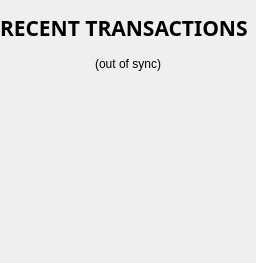
        <widget class="QFrame" name="frame_2">
         <property name="frameShape">
          <enum>QFrame::NoFrame</enum>
         </property>
         <property name="frameShadow">
          <enum>QFrame::Plain</enum>
         </property>
         <layout class="QVBoxLayout" name="verticalLayout">
          <property name="spacing">
           <number>0</number>
          </property>
          <property name="leftMargin">
           <number>0</number>
          </property>
          <property name="topMargin">
           <number>0</number>
          </property>
          <property name="rightMargin">
           <number>0</number>
          </property>
          <property name="bottomMargin">
           <number>0</number>
          </property>
          <item>
           <layout class="QVBoxLayout" name="verticalLayout_9">
            <property name="spacing">
             <number>0</number>
            </property>
            <item>
             <layout class="QVBoxLayout" name="verticalLayout_8">
              <item>
               <widget class="QLabel" name="label_4">
                <property name="minimumSize">
                 <size>
                  <width>0</width>
                  <height>55</height>
                 </size>
                </property>
                <property name="font">
                 <font>
                  <family>Volte</family>
                  <pointsize>16</pointsize>
                  <weight>75</weight>
                  <bold>true</bold>
                 </font>
                </property>
                <property name="lineWidth">
                 <number>0</number>
                </property>
                <property name="text">
                 <string>RECENT TRANSACTIONS</string>
                </property>
               </widget>
              </item>
              <item>
               <widget class="QLabel" name="lineTransactions">
                <property name="minimumSize">
                 <size>
                  <width>27</width>
                  <height>2</height>
                 </size>
                </property>
                <property name="maximumSize">
                 <size>
                  <width>27</width>
                  <height>2</height>
                 </size>
                </property>
                <property name="font">
                 <font>
                  <pointsize>1</pointsize>
                 </font>
                </property>
                <property name="text">
                 <string/>
                </property>
               </widget>
              </item>
             </layout>
            </item>
            <item>
             <widget class="QLabel" name="labelTransactionsStatus">
              <property name="cursor">
               <cursorShape>WhatsThisCursor</cursorShape>
              </property>
              <property name="toolTip">
               <string>The displayed information may be out of date. Your wallet automatically synchronizes with the BIGDATACASH network after a connection is established, but this process has not completed yet.</string>
              </property>
              <property name="styleSheet">
               <string notr="true"/>
              </property>
              <property name="lineWidth">
               <number>0</number>
              </property>
              <property name="text">
               <string notr="true">(out of sync)</string>
              </property>
              <property name="alignment">
               <set>Qt::AlignCenter</set>
              </property>
             </widget>
            </item>
           </layout>
          </item>
          <item>
           <widget class="QListView" name="listTransactions">
            <property name="sizePolicy">
             <sizepolicy hsizetype="Expanding" vsizetype="MinimumExpanding">
              <horstretch>0</horstretch>
              <verstretch>0</verstretch>
             </sizepolicy>
            </property>
            <property name="maximumSize">
             <size>
              <width>16777215</width>
              <height>16777215</height>
             </size>
            </property>
            <property name="styleSheet">
             <string notr="true">QListView { background: transparent; }</string>
            </property>
            <property name="frameShape">
             <enum>QFrame::NoFrame</enum>
            </property>
            <property name="frameShadow">
             <enum>QFrame::Plain</enum>
            </property>
            <property name="lineWidth">
             <number>0</number>
            </property>
            <property name="verticalScrollBarPolicy">
             <enum>Qt::ScrollBarAlwaysOff</enum>
            </property>
            <property name="horizontalScrollBarPolicy">
             <enum>Qt::ScrollBarAlwaysOff</enum>
            </property>
            <property name="selectionMode">
             <enum>QAbstractItemView::NoSelection</enum>
            </property>
           </widget>
          </item>
         </layout>
        </widget>
